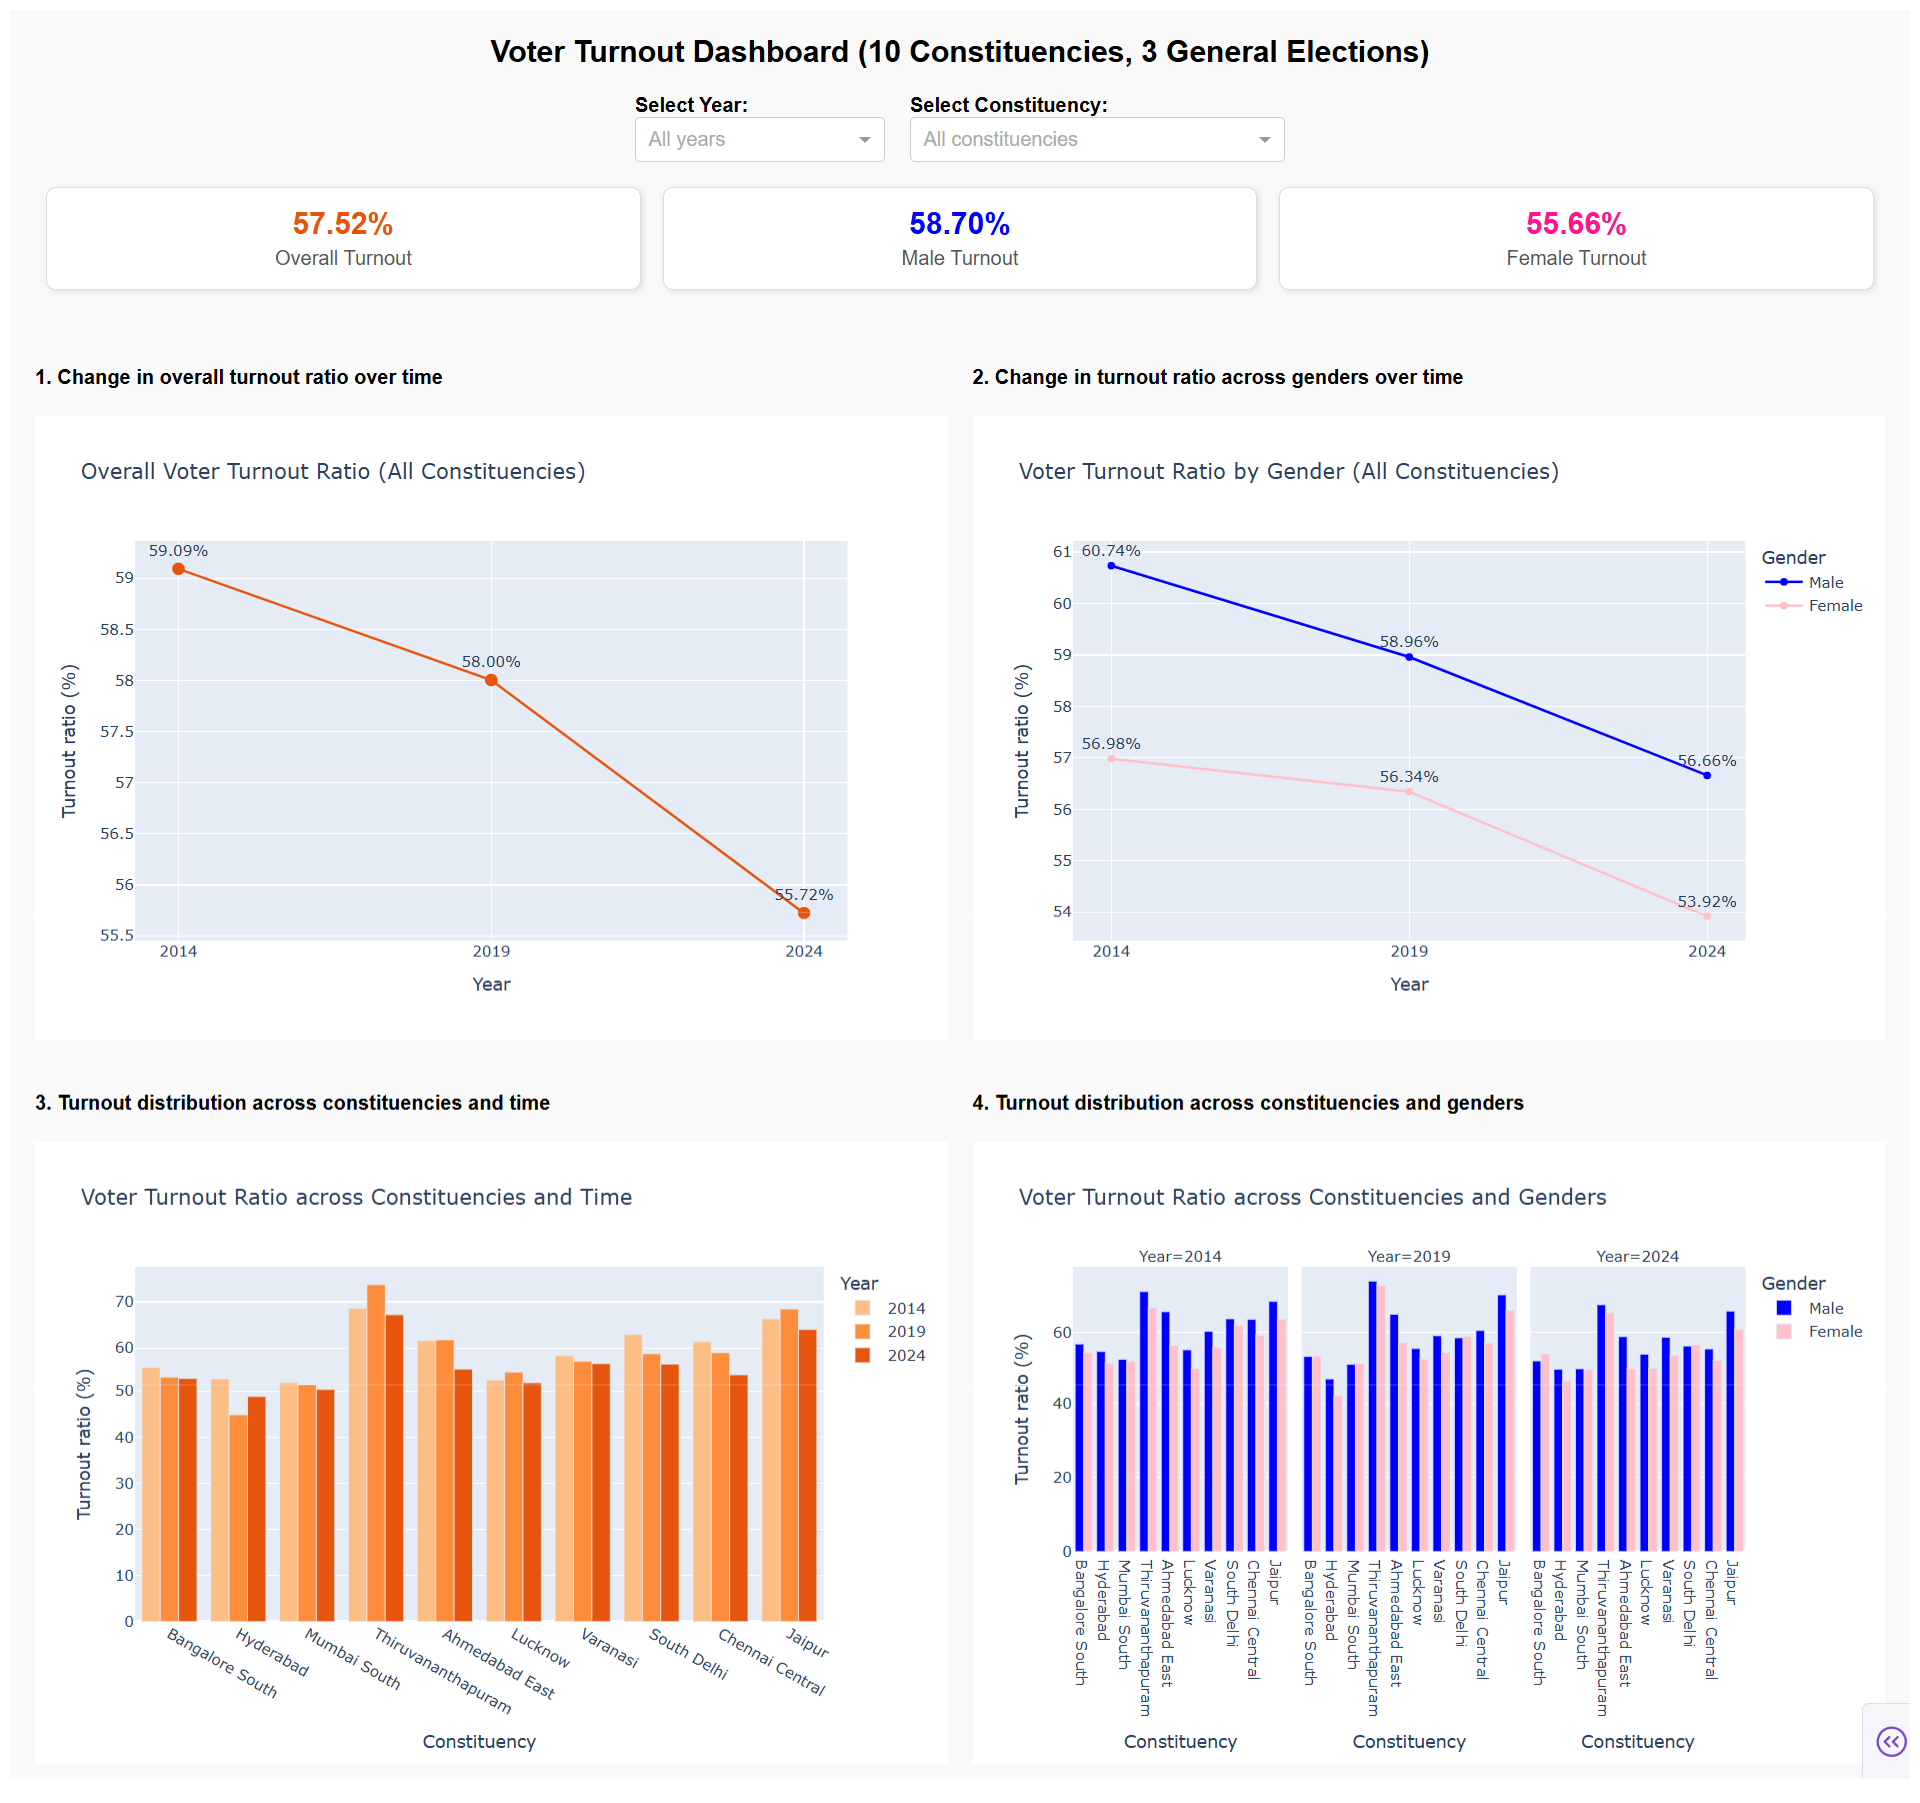

Source code (Python):
import pandas as pd
import numpy as np
from pathlib import Path
import plotly.express as px
from dash import Dash, dcc, html, Input, Output, State, callback_context

# -------------------------
# Data loading (relative path)
# -------------------------
BASE_DIR = Path(__file__).resolve().parent
DATA_PATH = BASE_DIR / "1100378_Final_Election_data.xlsx"

try:
    df = pd.read_excel(DATA_PATH)
except FileNotFoundError:
    print(f"Warning: {DATA_PATH} not found. Please ensure the Excel file is in the same directory.")
    df = pd.DataFrame(columns=[
        "Constituency", "State", "Year", "Electors_Total", "Electors_Male", 
        "Electors_Female", "Votes_Polled_Total", "Votes_Polled_Male", "Votes_Polled_Female",
        "Turnout_Ratio_Overall", "Turnout_Ratio_Male", "Turnout_Ratio_Female", "Turnout_Ratio_Postal"
    ])

# Ensure column names are exactly as expected
df.columns = [
    "Constituency",
    "State",
    "Year",
    "Electors_Total",
    "Electors_Male",
    "Electors_Female",
    "Votes_Polled_Total",
    "Votes_Polled_Male",
    "Votes_Polled_Female",
    "Votes_Polled_Postal",
    "Turnout_Ratio_Overall",
    "Turnout_Ratio_Male",
    "Turnout_Ratio_Female",
    "Turnout_Ratio_Postal",
]

# Ensure Year is int and turnout ratios are numeric
if not df.empty:
    df["Year"] = df["Year"].astype(int)
    turnout_cols = [
        "Turnout_Ratio_Overall",
        "Turnout_Ratio_Male",
        "Turnout_Ratio_Female",
        "Turnout_Ratio_Postal",
    ]
    df[turnout_cols] = df[turnout_cols].apply(pd.to_numeric, errors='coerce')
    
    # Ensure raw counts are numeric for KPI calculation
    count_cols = [
        "Electors_Total", "Electors_Male", "Electors_Female",
        "Votes_Polled_Total", "Votes_Polled_Male", "Votes_Polled_Female"
    ]
    df[count_cols] = df[count_cols].apply(pd.to_numeric, errors='coerce').fillna(0)

# -------------------------
# Color settings
# -------------------------
year_orange_palette = ["#FDBE85", "#FD8D3C", "#E6550D"]  # 2014, 2019, 2024
gender_color_map = {
    "Male": "blue",
    "Female": "pink",
}

year_color_map = {
    "2014": year_orange_palette[0],
    "2019": year_orange_palette[1],
    "2024": year_orange_palette[2],
}

# -------------------------
# Helper aggregations
# -------------------------

def aggregate_overall(df_in: pd.DataFrame) -> pd.DataFrame:
    if df_in.empty: return pd.DataFrame(columns=["Year", "Turnout_Ratio_Overall_Agg"])
    agg = (
        df_in.assign(weight=df_in["Electors_Total"])
        .groupby("Year")
        .apply(
            lambda x: np.average(x["Turnout_Ratio_Overall"], weights=x["weight"])
        )
        .reset_index(name="Turnout_Ratio_Overall_Agg")
    )
    return agg

def aggregate_by_gender(df_in: pd.DataFrame) -> pd.DataFrame:
    if df_in.empty: return pd.DataFrame(columns=["Year", "Gender", "Turnout_Ratio"])
    male = (
        df_in.assign(weight=df_in["Electors_Male"])
        .groupby("Year")
        .apply(lambda x: np.average(x["Turnout_Ratio_Male"], weights=x["weight"]))
        .reset_index(name="Turnout_Ratio_Male_Agg")
    )
    female = (
        df_in.assign(weight=df_in["Electors_Female"])
        .groupby("Year")
        .apply(lambda x: np.average(x["Turnout_Ratio_Female"], weights=x["weight"]))
        .reset_index(name="Turnout_Ratio_Female_Agg")
    )

    agg = male.merge(female, on="Year")
    df_long = agg.melt(
        id_vars="Year",
        value_vars=[
            "Turnout_Ratio_Male_Agg",
            "Turnout_Ratio_Female_Agg",
        ],
        var_name="Gender",
        value_name="Turnout_Ratio",
    )
    df_long["Gender"] = (
        df_long["Gender"]
        .str.replace("Turnout_Ratio_", "", regex=False)
        .str.replace("_Agg", "", regex=False)
    )
    return df_long

def constituency_over_time(df_in: pd.DataFrame) -> pd.DataFrame:
    return df_in[["Constituency", "Year", "Turnout_Ratio_Overall"]]

def constituency_by_gender(df_in: pd.DataFrame) -> pd.DataFrame:
    df_long = df_in.melt(
        id_vars=["Constituency", "Year"],
        value_vars=[
            "Turnout_Ratio_Male",
            "Turnout_Ratio_Female",
        ],
        var_name="Gender",
        value_name="Turnout_Ratio",
    )
    df_long["Gender"] = df_long["Gender"].str.replace(
        "Turnout_Ratio_", "", regex=False
    )
    return df_long

# Precompute globals
const_gender = constituency_by_gender(df)

# -------------------------
# Dash app layout
# -------------------------
app = Dash(__name__)

years = sorted(df["Year"].unique()) if not df.empty else []
constituencies = sorted(df["Constituency"].unique()) if not df.empty else []

kpi_style = {
    "border": "1px solid #ddd",
    "borderRadius": "8px",
    "padding": "15px",
    "textAlign": "center",
    "width": "30%",
    "boxShadow": "2px 2px 5px rgba(0,0,0,0.1)",
    "backgroundColor": "#fff"
}

app.layout = html.Div(
    style={
        "fontFamily": "Arial", 
        "backgroundColor": "#f9f9f9", 
        "height": "100vh", 
        "display": "flex", 
        "flexDirection": "column",
        "overflow": "hidden" 
    },
    children=[
        html.Div(
            style={"padding": "20px", "paddingBottom": "0px", "flex": "0 0 auto"},
            children=[
                html.H2("Voter Turnout Dashboard (10 Constituencies, 3 General Elections)", style={"textAlign": "center", "marginTop": "0"}),

                # Filters row
                html.Div(
                    style={"display": "flex", "gap": "20px", "marginBottom": "20px", "justifyContent": "center"},
                    children=[
                        html.Div(
                            children=[
                                html.Label("Select Year:", style={"fontWeight": "bold"}),
                                dcc.Dropdown(
                                    id="year-filter",
                                    options=[{"label": str(y), "value": y} for y in years],
                                    value=None,
                                    placeholder="All years",
                                    clearable=True,
                                ),
                            ],
                            style={"width": "200px"},
                        ),
                        html.Div(
                            children=[
                                html.Label("Select Constituency:", style={"fontWeight": "bold"}),
                                dcc.Dropdown(
                                    id="const-filter",
                                    options=[{"label": c, "value": c} for c in constituencies],
                                    value=None,
                                    placeholder="All constituencies",
                                    clearable=True,
                                ),
                            ],
                            style={"width": "300px"},
                        ),
                    ],
                ),

                # KPI Boxes Row
                html.Div(
                    style={"display": "flex", "justifyContent": "space-around", "marginBottom": "20px"},
                    children=[
                        html.Div(id="kpi-overall", style=kpi_style),
                        html.Div(id="kpi-male", style=kpi_style),
                        html.Div(id="kpi-female", style=kpi_style),
                    ]
                ),
            ]
        ),

        # Hidden state for drill-down
        dcc.Store(id="selected-year"),
        dcc.Store(id="selected-constituency"),

        # Scrollable Charts Section
        html.Div(
            style={
                "display": "grid",
                "gridTemplateColumns": "1fr 1fr",
                "gridGap": "20px",
                "overflowY": "auto", 
                "flex": "1",          
                "padding": "20px",
            },
            children=[
                html.Div(
                    children=[
                        html.H4("1. Change in overall turnout ratio over time"),
                        dcc.Graph(id="chart-overall-time", style={"height": "500px"}),
                    ]
                ),
                html.Div(
                    children=[
                        html.H4("2. Change in turnout ratio across genders over time"),
                        dcc.Graph(id="chart-gender-time", style={"height": "500px"}),
                    ]
                ),
                html.Div(
                    children=[
                        html.H4(
                            "3. Turnout distribution across constituencies and time"
                        ),
                        dcc.Graph(id="chart-const-time", style={"height": "500px"}),
                    ]
                ),
                html.Div(
                    children=[
                        html.H4(
                            "4. Turnout distribution across constituencies and genders"
                        ),
                        dcc.Graph(id="chart-const-gender", style={"height": "500px"}),
                    ]
                ),
            ],
        ),
    ],
)

# -------------------------
# Drill-down state management
# -------------------------

@app.callback(
    Output("selected-year", "data"),
    Output("selected-constituency", "data"),
    Input("chart-const-time", "clickData"),
    Input("chart-const-gender", "clickData"),
    Input("chart-overall-time", "clickData"),
    Input("year-filter", "value"),
    Input("const-filter", "value"),
    State("selected-year", "data"),
    State("selected-constituency", "data"),
)
def update_selection(
    click_const_time,
    click_const_gender,
    click_overall,
    year_filter,
    const_filter,
    sel_year,
    sel_const,
):
    trigger = (
        callback_context.triggered[0]["prop_id"].split(".")[0]
        if callback_context.triggered
        else None
    )

    if trigger == "year-filter":
        sel_year = year_filter
    elif trigger == "const-filter":
        sel_const = const_filter
    elif trigger == "chart-const-time" and click_const_time:
        point = click_const_time["points"][0]
        sel_const = point.get("x")
        sel_year = point.get("customdata")
    elif trigger == "chart-const-gender" and click_const_gender:
        point = click_const_gender["points"][0]
        sel_const = point.get("x")
        sel_year = point.get("customdata")
    elif trigger == "chart-overall-time" and click_overall:
        point = click_overall["points"][0]
        sel_year = point.get("x")

    return sel_year, sel_const

# -------------------------
# KPI Callback
# -------------------------
@app.callback(
    Output("kpi-overall", "children"),
    Output("kpi-male", "children"),
    Output("kpi-female", "children"),
    Input("selected-year", "data"),
    Input("selected-constituency", "data"),
)
def update_kpis(selected_year, selected_const):
    dff = df.copy()
    
    # Filter
    if selected_year is not None:
        dff = dff[dff["Year"] == selected_year]
    if selected_const is not None:
        dff = dff[dff["Constituency"] == selected_const]

    if dff.empty:
        return (
            [html.H3("N/A"), html.P("Overall Turnout")],
            [html.H3("N/A"), html.P("Male Turnout")],
            [html.H3("N/A"), html.P("Female Turnout")]
        )

    # Weighted calculation
    total_votes = dff["Votes_Polled_Total"].sum()
    total_electors = dff["Electors_Total"].sum()
    
    male_votes = dff["Votes_Polled_Male"].sum()
    male_electors = dff["Electors_Male"].sum()
    
    female_votes = dff["Votes_Polled_Female"].sum()
    female_electors = dff["Electors_Female"].sum()
    
    overall_pct = (total_votes / total_electors * 100) if total_electors > 0 else 0
    male_pct = (male_votes / male_electors * 100) if male_electors > 0 else 0
    female_pct = (female_votes / female_electors * 100) if female_electors > 0 else 0
    
    def create_content(title, val, color):
        return [
            html.H3(f"{val:.2f}%", style={"margin": "0", "fontSize": "24px", "color": color}),
            html.P(title, style={"margin": "5px 0 0 0", "fontSize": "16px", "color": "#555"})
        ]
        
    return (
        create_content("Overall Turnout", overall_pct, "#E6550D"),
        create_content("Male Turnout", male_pct, "blue"),
        create_content("Female Turnout", female_pct, "deeppink")
    )

# -------------------------
# Chart callbacks
# -------------------------

@app.callback(
    Output("chart-overall-time", "figure"),
    Input("selected-year", "data"),
    Input("selected-constituency", "data"),
)
def update_chart_overall(selected_year, selected_const):
    dff = df.copy()
    title = "Overall Voter Turnout Ratio (All Constituencies)"
    if selected_const:
        dff = dff[dff["Constituency"] == selected_const]
        title = f"Overall Voter Turnout Ratio ({selected_const})"

    data = aggregate_overall(dff)
    
    if data.empty:
        return px.line(title=title)

    fig = px.line(
        data,
        x="Year",
        y="Turnout_Ratio_Overall_Agg",
        markers=True,
        title=title,
        text="Turnout_Ratio_Overall_Agg"
    )
    
    fig.update_traces(
        line_color="#E6550D", 
        marker=dict(size=10),
        texttemplate='%{text:.2f}%', 
        textposition='top center'
    )

    if selected_year is not None:
        fig.add_vline(x=selected_year, line_dash="dash", line_color="red")
        
    fig.update_layout(
        xaxis=dict(
            title="Year",
            tickmode="array",
            tickvals=[2014, 2019, 2024],
            ticktext=["2014", "2019", "2024"],
        ),
        yaxis_title="Turnout ratio (%)",
    )
    return fig

@app.callback(
    Output("chart-gender-time", "figure"),
    Input("selected-year", "data"),
    Input("selected-constituency", "data"),
)
def update_chart_gender(selected_year, selected_const):
    dff = df.copy()
    title = "Voter Turnout Ratio by Gender (All Constituencies)"
    if selected_const:
        dff = dff[dff["Constituency"] == selected_const]
        title = f"Voter Turnout Ratio by Gender ({selected_const})"
        
    data = aggregate_by_gender(dff)

    if data.empty:
        return px.line(title=title)

    fig = px.line(
        data,
        x="Year",
        y="Turnout_Ratio",
        color="Gender",
        markers=True,
        title=title,
        color_discrete_map=gender_color_map,
        text="Turnout_Ratio"
    )
    
    fig.update_traces(
        texttemplate='%{text:.2f}%', 
        textposition='top center'
    )
    
    if selected_year is not None:
        fig.add_vline(x=selected_year, line_dash="dash", line_color="red")
    fig.update_layout(
        xaxis=dict(
            title="Year",
            tickmode="array",
            tickvals=[2014, 2019, 2024],
            ticktext=["2014", "2019", "2024"],
        ),
        yaxis_title="Turnout ratio (%)",
    )
    return fig

@app.callback(
    Output("chart-const-time", "figure"),
    Input("selected-year", "data"),
    Input("selected-constituency", "data"),
)
def update_chart_const_time(selected_year, selected_const):
    data = constituency_over_time(df)
    
    if selected_const:
        data = data[data["Constituency"] == selected_const]
    
    data = data.copy()
    data["Year_str"] = data["Year"].astype(str)

    fig = px.bar(
        data,
        x="Constituency",
        y="Turnout_Ratio_Overall",
        color="Year_str",
        barmode="group",
        title="Voter Turnout Ratio across Constituencies and Time",
        custom_data=["Year"],
        color_discrete_map=year_color_map,
        category_orders={"Year_str": ["2014", "2019", "2024"]},
        labels={"Year_str": "Year"} # Renamed Legend Title
    )

    if selected_year is not None:
        for y_str in ["2014", "2019", "2024"]:
            fig.for_each_trace(
                lambda tr: tr.update(
                    opacity=1.0 if tr.name == str(selected_year) else 0.3
                )
            )

    fig.update_layout(
        xaxis_title="Constituency",
        yaxis_title="Turnout ratio (%)",
    )
    return fig

@app.callback(
    Output("chart-const-gender", "figure"),
    Input("selected-year", "data"),
    Input("selected-constituency", "data"),
)
def update_chart_const_gender(selected_year, selected_const):
    data = const_gender.copy()

    if selected_year is not None:
        data = data[data["Year"] == selected_year]
    if selected_const is not None:
        data = data[data["Constituency"] == selected_const]

    data["Year_str"] = data["Year"].astype(str)

    fig = px.bar(
        data,
        x="Constituency",
        y="Turnout_Ratio",
        color="Gender",
        facet_col="Year_str",
        title="Voter Turnout Ratio across Constituencies and Genders",
        custom_data=["Year"],
        color_discrete_map=gender_color_map,
        barmode="group",
        labels={"Year_str": "Year"} # Renamed Facet Header variable
    )
    fig.update_layout(
        xaxis_title="Constituency",
        yaxis_title="Turnout ratio (%)",
    )
    return fig

# -------------------------
# Run the app
# -------------------------

if __name__ == "__main__":
    app.run(debug=True)
